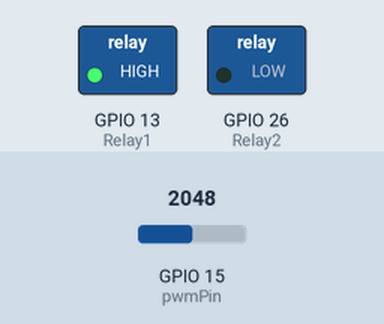
Recording of a sketch running on a simulated ESP32. Shown: switched loads named in the sketch (green lamp = pin HIGH). The inputs (shaded band) are chosen by the test bench; at power-on: GPIO 15 (pwmPin) = 2048. What the sketch prints to the serial monitor is not drawn.

Above: at 1.8 s.
1.9 s: GPIO 15 (pwmPin) set to 4023
3.4 s: GPIO 15 (pwmPin) set to 4095
At 5.0 s:
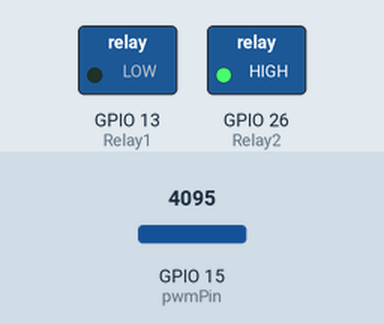
5.5 s: GPIO 15 (pwmPin) set to 3603
At 6.5 s:
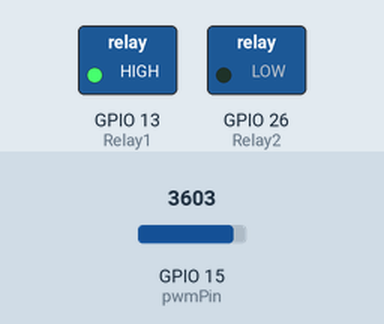
Timing chart, 0 to 8.5 s (numbered marks = the images above; inputs shaded):
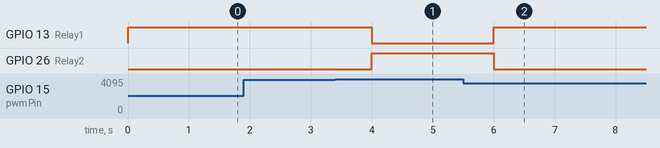

The sketch:

Ejemplo_Relay.ino
```cpp
#define Relay1 13
#define Relay2 26
#define pwmPin 15
int value;
int output;

void setup() {
  pinMode(Relay1, OUTPUT);
  pinMode(Relay2, OUTPUT);
  pinMode(pwmPin, INPUT);
  Serial.begin(9600);

}

void loop() {
  value = analogRead(pwmPin);
  output = map(value, 0, 4095, 1, 2);
  Serial.print(output);
  if (output < 2) {
    digitalWrite(Relay1, HIGH);
    digitalWrite(Relay2, LOW);
    delay(1000);
  } else if (output > 1) {
    digitalWrite(Relay2, HIGH);
    digitalWrite(Relay1, LOW);
    delay(1000);
  }
}
```

Measured:
- the behaviour switches between 4094 and 4095 on GPIO 15 (pwmPin) (found by bisection; images 0 and 1)
- after the input at 1.9 s, every drawn part: stays the same
- after the input at 3.4 s, GPIO 13 (Relay1): HIGH → LOW after 0.60 s; GPIO 26 (Relay2): LOW → HIGH after 0.60 s
- after the input at 5.5 s, GPIO 13 (Relay1): LOW → HIGH after 0.50 s; GPIO 26 (Relay2): HIGH → LOW after 0.50 s
